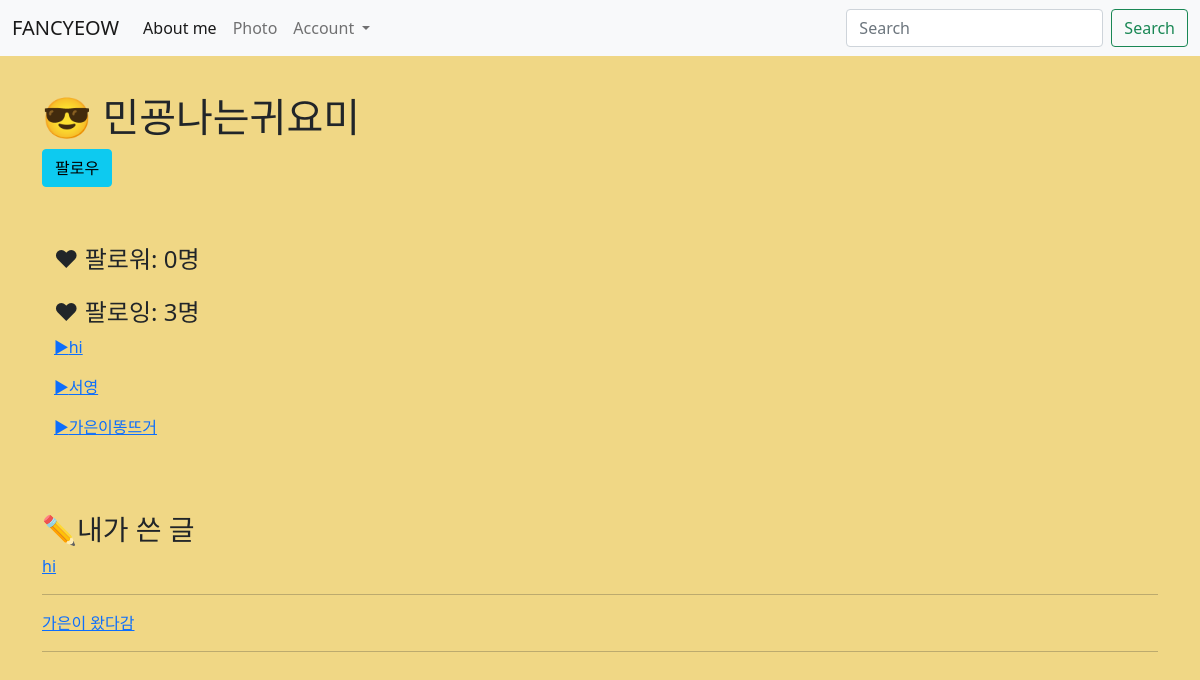
The app's page /users/6/mypage with its own data.
### users/models.py (models this page shows)
class Profile(models.Model):
    user=models.OneToOneField(User,on_delete=models.CASCADE)
    followings=models.ManyToManyField("self", related_name="followers", symmetrical=False)

### main/models.py (models this page shows, shortened)
class Post(models.Model):
    id = models.AutoField(primary_key=True)
    title = models.CharField(max_length=200)
    writer = models.ForeignKey(User, on_delete = models.CASCADE)
    pub_date = models.DateTimeField()
    body = models.TextField()
    image = models.ImageField(upload_to="post/", blank=True, null=True)
    like_user_set = models.ManyToManyField(User, blank=True, related_name='likes_user_set',through='Like')
    dislike_user_set = models.ManyToManyField(User, blank=True, related_name='dislikes_user_set',through='Dislike')

### users/views.py (the view)
# urls.py: path('<int:id>/mypage', views.mypage, name="mypage"),
def mypage(request, id):
    user=get_object_or_404(User,pk=id)
    context={
        'user':user,
        'posts':Post.objects.filter(writer=user),
        'followings':user.profile.followings.all(),
        'followers':user.profile.followers.all(),
    }
    return render(request,'users/mypage.html', context)

### users/templates/users/mypage.html (shortened to what this page needs)
{% extends 'base.html' %}
{% load static %}
{% block content %}
<html>
<head>
</head>
<body>
<div class="container">
    <pre>  </pre>
    <h1>😎
    {% if 'user' in user.username and user.username != 'user' %}
        {{ user.last_name }} {{ user.first_name }}
    {% else %}
        {{ user.username }}
    {% endif %}
    </h1>
    {% if request.user != user %}
        {% if request.user.profile in user.profile.followers.all %}
            <a href="{%url 'users:follow' user.id %}"><button type="button" class="btn btn-outline-info">언팔로우</button></a>
        {% else %}
        <a href="{%url 'users:follow' user.id %}"><button type="button" class="btn btn-info">팔로우</button></a>
        {% endif %}
    {% endif %}
    <pre>
    </pre>
    <div class="container">
        <h4>❤ 팔로워: {{user.profile.followers.count}}명</h4>
        <h4>❤ 팔로잉: {{user.profile.followings.count}}명</h4>
        {% for following in user.profile.followings.all %}
            <a href="{%url 'users:mypage' following.user.id%}">▶{{following.user.username}}</a>
        {% endfor %}
    </div>
    <pre>
    </pre>
    <div>
        <h3>✏내가 쓴 글</h3>
        {% for post in posts %}
            <a href="{%url 'main:detail' post.id%}">{{post.title}}</a><hr>
        {%endfor%}
    </div>
</div>
</body>
</html>
{% endblock %}

### users/templates/users/mypage.html (style rules this page uses)
body { background-color: #f0d785; }

### records on screen
Profile: user.username "hi"
Profile: user.username "서영"
Profile: user.username "가은이똥뜨거"
Post: title "hi"
Post: title "가은이 왔다감"

### other values on screen
{{ user.username }} "민굥나는귀요미"
{{ user.profile.followers.count }} "0"
{{ user.profile.followings.count }} "3"
